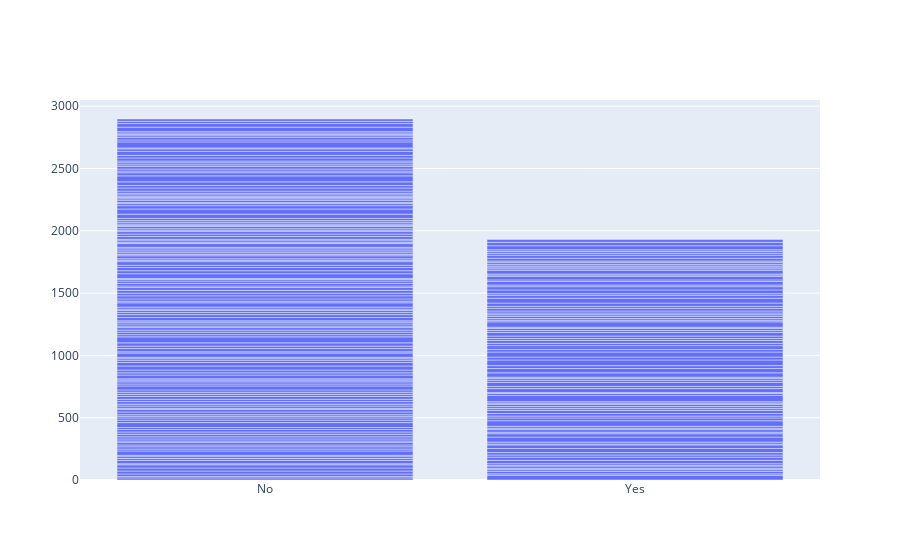

Notebook code for this chart:
### Code cell
fig=go.Figure()
fig.add_trace(go.Bar(x=tips.smoker,y=tips.total_bill))

### Figure 1 — Plotly figure (JSON) as saved in the notebook; plotly's stock layout.template omitted (floating-point values rounded to 4 significant figures; data arrays with more than 128 entries replaced by an {"elided": "..."} marker saying what was removed)
{"data": [{"type": "bar", "x": {"elided": "244 str values"}, "y": {"elided": "244 float values"}}], "layout": {"autosize": true, "xaxis": {"autorange": true, "range": [-0.5, 1.5], "type": "category"}, "yaxis": {"autorange": true, "range": [0, 3050.0], "type": "linear"}}}
